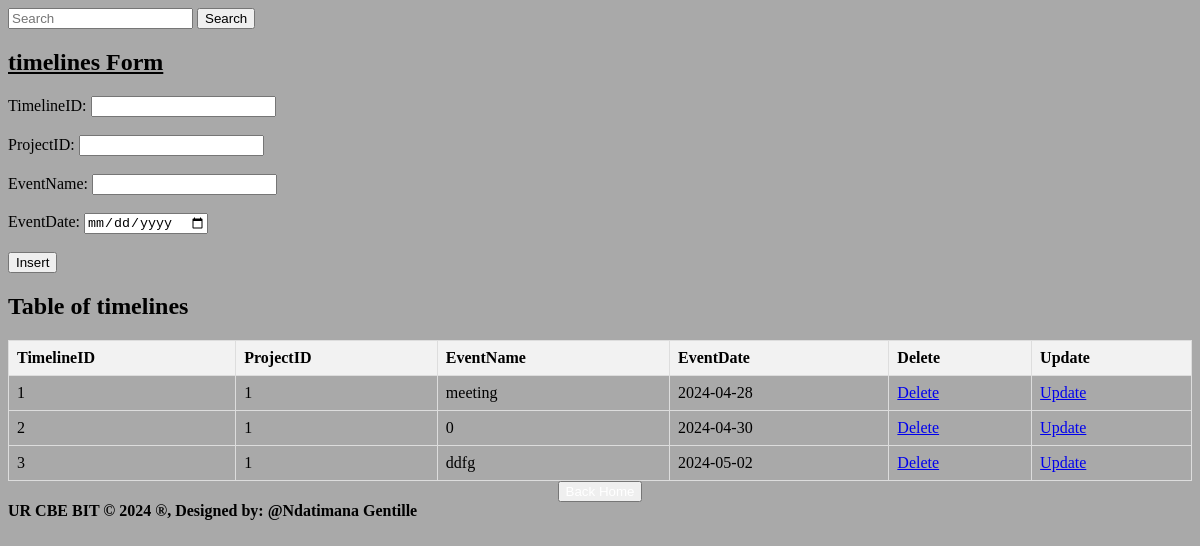
The page /timelines.php on the database its author committed.
### tables this page shows
CREATE TABLE `timelines` (
  `TimelineID` int(11) NOT NULL,
  `ProjectID` int(11) DEFAULT NULL,
  `EventName` varchar(255) DEFAULT NULL,
  `EventDate` date DEFAULT NULL
);

### timelines.php (the view, shortened to what this page needs)
<!DOCTYPE html>
<html lang="en">
<head>
</head>
<body>
<header>
    <section>
        <form class="forms" role="search" action="search.php">
      <input  type="text" placeholder="Search" aria-label="Search"name="query">
      <button  type="submit">Search</button>
    </form>
     <body bgcolor="darkgray">
        <h1><u>timelines Form</u></h1>
        <form method="post" action="timelines.php" onsubmit="return confirmInsert();">
            <label for="TimelineID">TimelineID:</label>
            <input type="number" id="TimelineID" name="TimelineID"><br><br>
            <label for="ProjectID">ProjectID:</label>
            <input type="number" id="ProjectID" name="ProjectID"><br><br>
            <label for="EventName">EventName:</label>
            <input type="text" id="EventName" name="EventName" required><br><br>
            <label for="EventDate">EventDate:</label>
            <input type="date" id="EventDate" name="EventDate" required><br><br>
            <input type="submit" name="add" value="Insert">
        </form>
        <?php
        include('dbconnection.php');
        $sql = "SELECT * FROM timelines";
        $result = $connection->query($sql);
        ?>
        <h2>Table of timelines</h2>
        <table>
            <tr>
                <th>TimelineID</th>
                <th>ProjectID</th>
                <th>EventName</th>
                <th>EventDate</th>
                <th>Delete</th>
                <th>Update</th>
            </tr>
            <?php
            if ($result->num_rows > 0) {
                while ($row = $result->fetch_assoc()) {
                    $TimelineID = $row['TimelineID'];
                    echo "<tr>
                            <td>" . $row['TimelineID'] . "</td>
                            <td>" . $row['ProjectID'] . "</td>
                            <td>" . $row['EventName'] . "</td>
                            <td>" . $row['EventDate'] . "</td>
                            <td><a href='delete_timelines.php?TimelineID=$TimelineID'>Delete</a></td>
                            <td><a href='update_timelines.php?TimelineID=$TimelineID'>Update</a></td>
                        </tr>";
                }
            } else {
                echo "<tr><td colspan='6'>No data found</td></tr>";
            }
            ?>
        </table>
        <center><button><a href="home.html">Back Home</a></button></center>
    </section>
</header>
<b>UR CBE BIT &copy; 2024 &reg;, Designed by: @Ndatimana Gentille</b>
</body>
</html>

### timelines.php (style rules this page uses)
table { border-collapse: collapse; width: 100%; }
th, td { border: 1px solid #dddddd; text-align: left; padding: 8px; }
th { background-color: #f2f2f2; }
button a { color: white; text-decoration: none; }

### rows shown on the page
timelines: TimelineID "1", ProjectID "1", EventName "meeting", EventDate "2024-04-28"
timelines: TimelineID "2", ProjectID "1", EventName "0", EventDate "2024-04-30"
timelines: TimelineID "3", ProjectID "1", EventName "ddfg", EventDate "2024-05-02"
